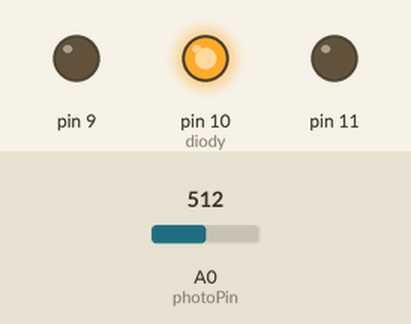
Simulated run of this sketch. Board: Arduino Uno, built with avr-gcc and run on an emulated ATmega328P. On the bench: output pins drawn as LEDs (lit = HIGH). Inputs (shaded band) come from the test bench; at power-on: A0 (photoPin) = 512.

Above: at 1.8 s.
1.9 s: A0 (photoPin) set to 666
3.4 s: A0 (photoPin) set to 693
At 4.5 s:
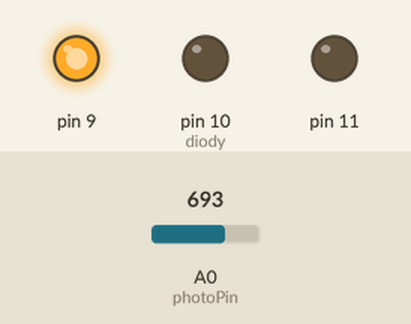
5.5 s: A0 (photoPin) set to 306
At 7.2 s:
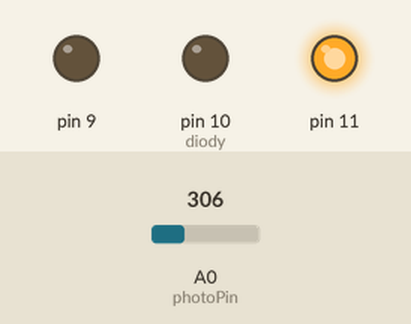
7.5 s: A0 (photoPin) set to 322
9.2 s: A0 (photoPin) set to 351
At 10.3 s:
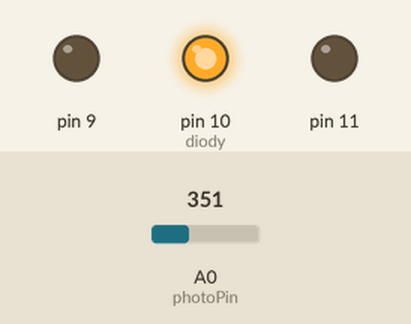
11.5 s: A0 (photoPin) set to 122
At 13.0 s:
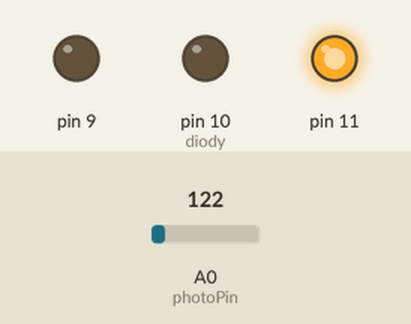
Timing chart, 0 to 14.5 s (numbered marks = the images above; inputs shaded):
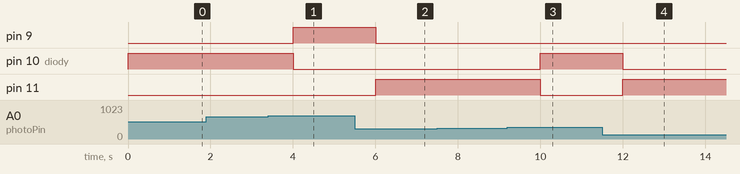

Measured:
- the behaviour switches between 675 and 676 on A0 (photoPin) (found by bisection; images 0 and 1)
- the behaviour switches between 337 and 338 on A0 (photoPin) (found by bisection; images 2 and 3)
- after the input at 3.4 s, pin 9: LOW → HIGH after 0.60 s; pin 10 (diody): HIGH → LOW after 0.60 s
- after the input at 5.5 s, pin 9: HIGH → LOW after 0.50 s; pin 11: LOW → HIGH after 0.50 s
- after the input at 9.2 s, pin 10 (diody): LOW → HIGH after 0.80 s; pin 11: HIGH → LOW after 0.80 s
- after the input at 11.5 s, pin 10 (diody): HIGH → LOW after 0.50 s; pin 11: LOW → HIGH after 0.50 s

The sketch:

fotorezystor.ino
```cpp
enum led{
  green = 9,
  yellow = 10,
  red = 11
};

const int photoPin = 0;
int val;
led diody;
double procenty;

void setup() {
  // put your setup code here, to run once:
  pinMode(photoPin,INPUT);
  pinMode(9,OUTPUT);
  pinMode(10,OUTPUT);
  pinMode(11,OUTPUT);
  Serial.begin(9600);
  diody = yellow;
}

void loop() {
  // put your main code here, to run repeatedly:
  val = analogRead(photoPin);
  procenty = val/1024.0*100.0;
  if(procenty < 33.0){
    digitalWrite(diody, LOW);
    diody = red;
  }
  else if(procenty >=33.0 && procenty < 66.0){
    digitalWrite(diody, LOW);
    diody = yellow;
  }
  else if(procenty>=66.0){
    digitalWrite(diody, LOW);
    diody = green;
  }
  digitalWrite(diody,HIGH);
  delay(1000);
}
```
